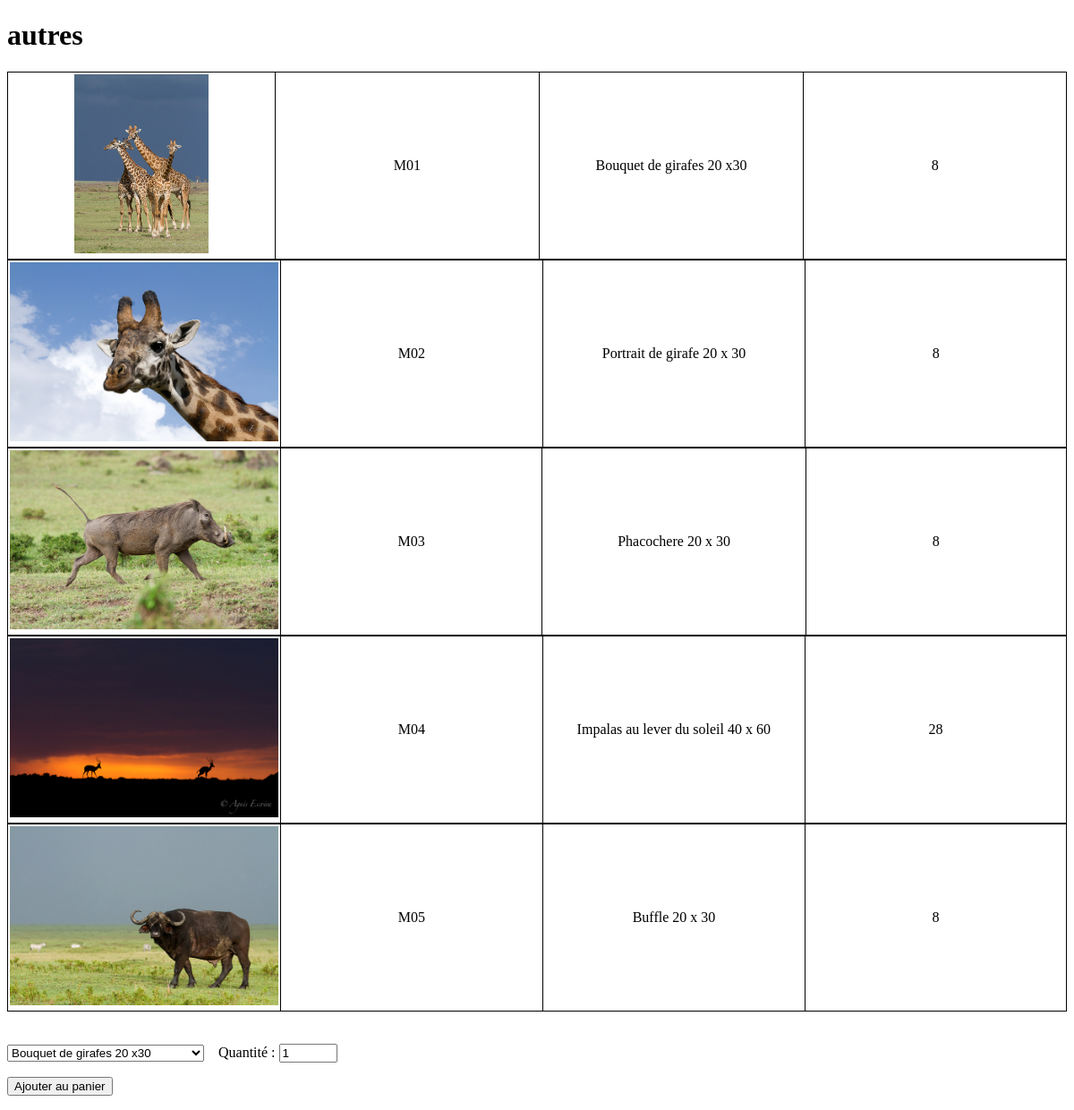
The app's page /Lafaune/Version3/listPdt.php?categ=autres with its own data.
### tables this page shows
CREATE TABLE IF NOT EXISTS `produit` (
  `pdt_ref` varchar(3) NOT NULL DEFAULT '',
  `pdt_designation` varchar(50) DEFAULT NULL,
  `pdt_prix` decimal(5,0) DEFAULT NULL,
  `pdt_image` varchar(50) DEFAULT NULL,
  `pdt_categorie` varchar(3) DEFAULT NULL,
  `pdt_dimension` varchar(8) DEFAULT NULL,
  PRIMARY KEY (`pdt_ref`)
);

### Lafaune/Version3/listPdt.php (the view, shortened to what this page needs)
<!DOCTYPE HTML>
<html>
    <head>
        <link rel="stylesheet" href="style.css" />
    </head>
        <?php
include("connexion.php");
$categ = $_GET['categ'];
$reponse = $bdd->query('SELECT * FROM produit, categorie WHERE categorie.cat_code = produit.pdt_categorie AND cat_libelle="'.$categ.'"');
echo "<h1>$categ</h1>";
while ($donnees = $reponse->fetch())
{
?>
<table>
                <tr>
                    <td>
                        <img src="../Images/<?php echo $donnees['pdt_image']; ?>" class="<?php echo $donnees['pdt_dimension']; ?>" />
                     </td>
                    <td> <p><?php echo $donnees['pdt_ref']; ?></p> </td>
                    <td> <p> <?php echo $donnees['pdt_designation']; ?> </p> </td>
                    <td> <p> <?php echo $donnees['pdt_prix']; ?> <p> </td>
                </tr>
</table>
<?php
}
?>
<?php
include("connexion.php");
?>
<form action="panier.php" target="framed" method="get">
<select name="pdt_ref" id="pdt_ref">
<?php
$reponse = $bdd->query('SELECT * FROM produit, categorie WHERE categorie.cat_code = produit.pdt_categorie AND cat_libelle="'.$categ.'"');
while ($donnees = $reponse->fetch())
{
?>
           <option value="<?php echo $donnees['pdt_ref']; ?>"><?php echo $donnees['pdt_designation']; ?></option>
<?php
}
?>
</select>
 <?php
			echo 'Quantité : ';
        	echo '<input type="text" name="quantite" size="5" value="1" />';
        	echo '<p><input type="submit" name="ajouter" value="Ajouter au panier" /></p>';
 ?>
</form>
</html>

### Lafaune/Version3/style.css (style rules this page uses)
table { border-collapse: collapse; padding : 2px; text-align:center; }
td, th { border: 1px solid black; padding : 2px; width : 300px; }
img.portrait { height:200px; width:150px; }
img.paysage { height:200px; width:300px; }

### records on screen
produit: pdt_image (picture), pdt_ref "M01", pdt_designation "Bouquet de girafes 20 x30", pdt_prix "8"
produit: pdt_image (picture), pdt_ref "M02", pdt_designation "Portrait de girafe 20 x 30", pdt_prix "8"
produit: pdt_image (picture), pdt_ref "M03", pdt_designation "Phacochere 20 x 30", pdt_prix "8"
produit: pdt_image (picture), pdt_ref "M04", pdt_designation "Impalas au lever du soleil 40 x 60", pdt_prix "28"
produit: pdt_image (picture), pdt_ref "M05", pdt_designation "Buffle 20 x 30", pdt_prix "8"

### other values on screen
$categ "autres"
form field pdt_ref "Bouquet de girafes 20 x30"
